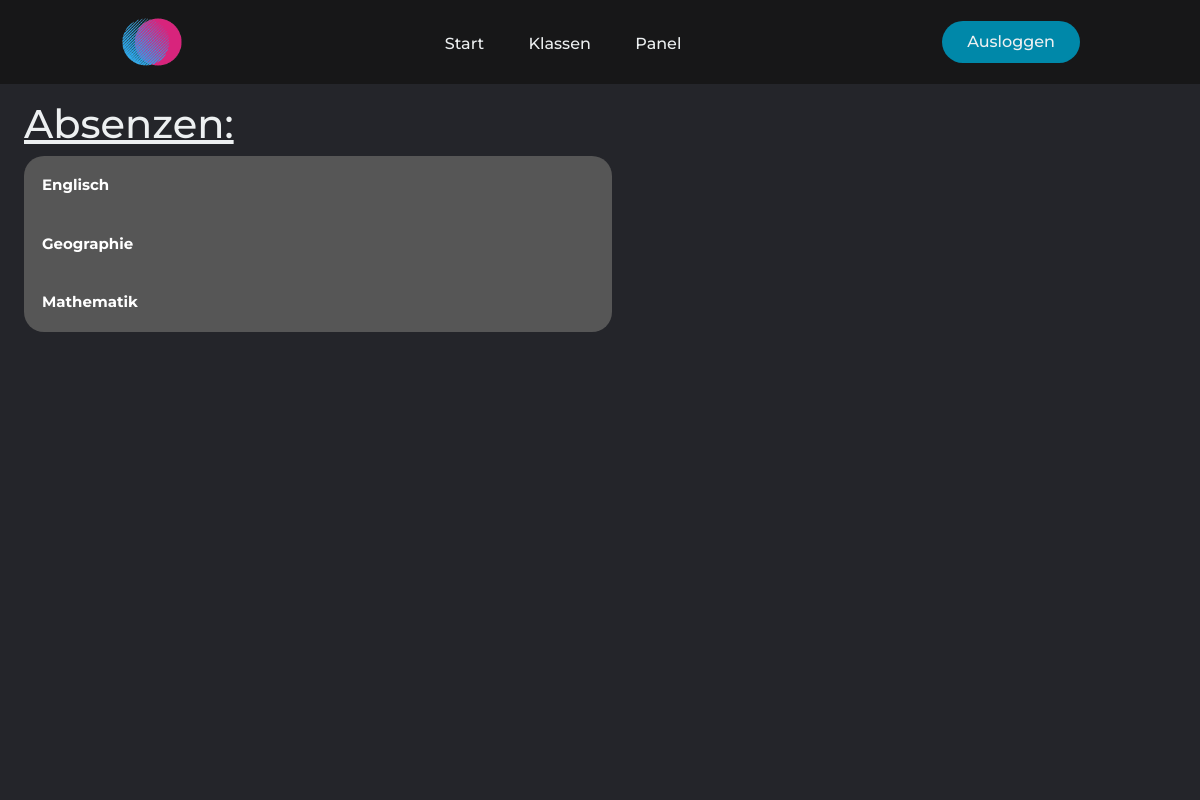
The page /absenzen (signed in) on the database as committed earlier.
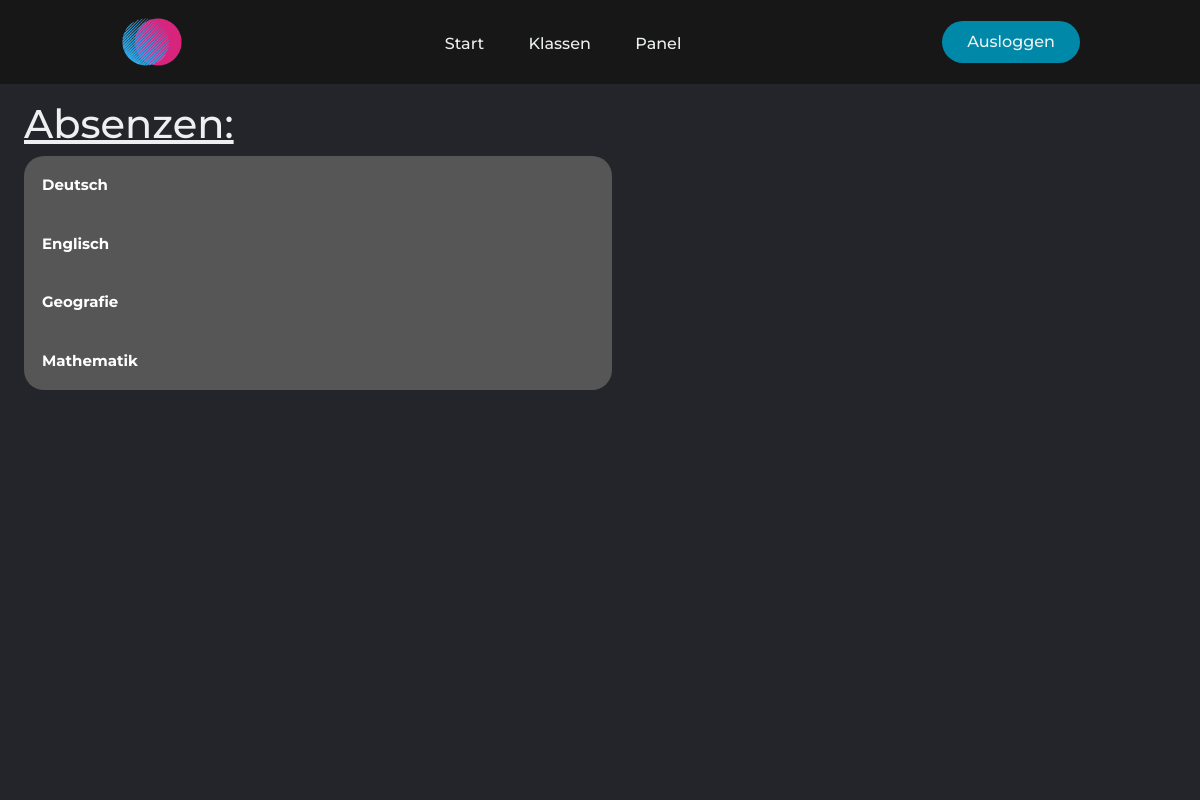
The same page on the database as committed later.
### mainApp/models.py (models this page shows, shortened)
class Subject(models.Model):
    teacher = models.ForeignKey(Person, on_delete=models.CASCADE)
    name = models.CharField(max_length=20)

### mainApp/views.py (the view)
# urls.py: path('absenzen', views.absenzen, name='absenzen'),
def absenzen(request):
    if request.user.is_authenticated:  # if user is logged in
        absenzen_local = Absenzen.get_absenzen(student=request.user.id)
        absenzen_sum_local = Absenzen.get_sum(absenzen_dict=absenzen_local)
        return render(request, 'absenzen.html', {'absenzen_dict': absenzen_local, 'absenzen_sum_dict': absenzen_sum_local})
    else:  # else redirect to login page
        return redirect('loginForm:login')

### mainApp/models.py (called while the page is built, shortened)
    def is_student(self):
        return self.groups.filter(name='Student').exists()

    def is_teacher(self):
        return self.groups.filter(name='Teacher').exists()

    @staticmethod
    def get_absenzen(student):
        absenzen_dict_complete = {}
        object_list = Subject.objects.order_by('name')
        for subject in object_list:
            absenzen_list = []
            absenzen_object_list = Absenzen.objects.filter(student=student, subject__name=subject.name).order_by('excused', '-date')
            absenzen_dict_complete[subject.name] = absenzen_list
        return absenzen_dict_complete

    @staticmethod
    def get_sum(absenzen_dict):
        absenzen_sum_dict = {}
        for subject, absenz in absenzen_dict.items():
            absenzen_sum = 0
            for absenz_list in absenz:
                if absenz_list['Entschuldigt'] == 'Nein' and not absenz_list['Abgelaufen']:  # alle unentschuldigten nicht abgelaufenen
                    absenzen_sum += 1
            absenzen_sum_dict[subject] = absenzen_sum
        return absenzen_sum_dict

### mainApp/templatetags/main_extra.py (called while the page is built)
@register.filter
def get_item(dictionary, key):
    return dictionary.get(key)

### mainApp/templates/absenzen.html (shortened to what this page needs)
{% extends 'layout.html' %}
{% load main_extra %}
{% block body %}
    <main>
        <div class="personal-info">
            <h1>
                <u>Absenzen:</u>
            </h1>
            {% if absenzen_dict %}
                {% for subject, absenzen in absenzen_dict.items  %}
                    <button class="{{ absenzen_dict.keys|get_class_button:subject }}" type="button" onclick="collapse_show_button(this)">
                        <strong>{{ subject }}</strong> {% if absenzen_sum_dict|get_item:subject > 0 %}<div class="items-align-right round-border">({{ absenzen_sum_dict|get_item:subject }})</div>{% endif %}
                    </button>
                {% endfor %}
                {% else %}
                <p>Noch keine Fächer eingetragen!</p>
            {% endif %}
        </div>
    </main>
{% endblock %}

Rows that differ between the two databases and show on the page:
changed Subject: name "Mathematik" → "Deutsch" (drawn)
changed Subject: name "Geographie" → "Englisch" (drawn)
added Subject: absenzen_dict "Geografie"
Other text that changed with them:
new list line: "Deutsch"
list line gone: "Geographie"
